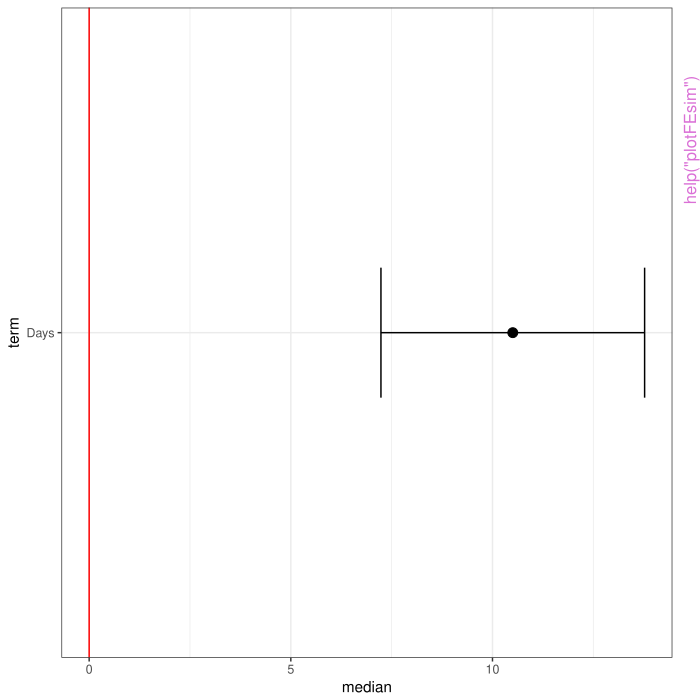

Here is the R script that generated this plot:
pkgname <- "merTools"
source(file.path(R.home("share"), "R", "examples-header.R"))
options(warn = 1)
library('merTools')

base::assign(".oldSearch", base::search(), pos = 'CheckExEnv')
cleanEx()
nameEx("FEsim")
### * FEsim

flush(stderr()); flush(stdout())

### Name: FEsim
### Title: Simulate fixed effects from merMod 'FEsim' simulates fixed
###   effects from merMod object posterior distributions
### Aliases: FEsim

### ** Examples

require(lme4)
m2 <- lmer(Reaction ~ Days + (Days | Subject), sleepstudy)
fe2 <- FEsim(m2, 25)
head(fe2)



cleanEx()
nameEx("ICC")
### * ICC

flush(stderr()); flush(stdout())

### Name: ICC
### Title: Calculate the intraclass correlation using mixed effect models
### Aliases: ICC

### ** Examples

data(sleepstudy)
ICC(outcome = "Reaction", group = "Subject", data = sleepstudy)



cleanEx()
nameEx("REcorrExtract")
### * REcorrExtract

flush(stderr()); flush(stdout())

### Name: REcorrExtract
### Title: Extract the correlations between the slopes and the intercepts
###   from a model
### Aliases: REcorrExtract

### ** Examples

fm1 <- lmer(Reaction ~ Days + (Days | Subject), sleepstudy)
REcorrExtract(fm1)



cleanEx()
nameEx("REextract")
### * REextract

flush(stderr()); flush(stdout())

### Name: REextract
### Title: Extracts random effects
### Aliases: REextract

### ** Examples

require(lme4)
m2 <- lmer(Reaction ~ Days + (Days | Subject), sleepstudy)
rfx <- REextract(m2)
#Note the column names
head(rfx)



cleanEx()
nameEx("REimpact")
### * REimpact

flush(stderr()); flush(stdout())

### Name: REimpact
### Title: Calculate the weighted mean of fitted values for various levels
###   of random effect terms.
### Aliases: REimpact

### ** Examples

#For a one-level random intercept model
require(lme4)
m1 <- lmer(Reaction ~ Days + (1 | Subject), sleepstudy)
(m1.er <- REimpact(m1, newdata = sleepstudy[1, ], breaks = 2))

#For a one-level random intercept model with multiple random terms
m2 <- lmer(Reaction ~ Days + (Days | Subject), sleepstudy)
#ranked by the random slope on Days
(m2.er1 <- REimpact(m2,  newdata = sleepstudy[1, ],
           groupFctr = "Subject", term="Days"))
#ranked by the random intercept
(m2.er2 <- REimpact(m2, newdata = sleepstudy[1, ],
             groupFctr = "Subject", term="int"))
## Not run: 
##D # You can also pass additional arguments to predictInterval through REimpact
##D g1 <- lmer(y ~ lectage + studage + (1|d) + (1|s), data=InstEval)
##D zed <- REimpact(g1, newdata = InstEval[9:12, ], groupFctr = "d", n.sims = 50,
##D                 include.resid.var = TRUE)
##D zed2 <- REimpact(g1, newdata = InstEval[9:12, ], groupFctr = "s", n.sims = 50,
##D                  include.resid.var = TRUE)
##D zed3 <- REimpact(g1, newdata = InstEval[9:12, ], groupFctr = "d", breaks = 5,
## End(Not run)




cleanEx()
nameEx("REquantile")
### * REquantile

flush(stderr()); flush(stdout())

### Name: REquantile
### Title: Identify group level associated with RE quantile
### Aliases: REquantile

### ** Examples

fm1 <- lmer(Reaction ~ Days + (Days | Subject), sleepstudy)
REquantile(fm1, quantile = 0.25, groupFctr = "Subject")
REquantile(fm1, quantile = 0.25, groupFctr = "Subject", term = "Days")



cleanEx()
nameEx("REsdExtract")
### * REsdExtract

flush(stderr()); flush(stdout())

### Name: REsdExtract
### Title: Extract the standard deviation of the random effects from a
###   merMod object
### Aliases: REsdExtract

### ** Examples

fm1 <- lmer(Reaction ~ Days + (Days | Subject), sleepstudy)
REsdExtract(fm1)



cleanEx()
nameEx("REsim")
### * REsim

flush(stderr()); flush(stdout())

### Name: REsim
### Title: Simulate random effects from merMod 'REsim' simulates random
###   effects from merMod object posterior distributions
### Aliases: REsim

### ** Examples

require(lme4)
m2 <- lmer(Reaction ~ Days + (Days | Subject), sleepstudy)
re2 <- REsim(m2, 25)
head(re2)



cleanEx()
nameEx("RMSE.merMod")
### * RMSE.merMod

flush(stderr()); flush(stdout())

### Name: RMSE.merMod
### Title: Estimate the Root Mean Squared Error (RMSE) for a lmerMod
### Aliases: RMSE.merMod

### ** Examples

require(lme4)
m2 <- lmer(Reaction ~ Days + (Days | Subject), sleepstudy)
RMSE.merMod(m2)



cleanEx()
nameEx("VarCorr.merModList")
### * VarCorr.merModList

flush(stderr()); flush(stdout())

### Name: VarCorr.merModList
### Title: Extract the variances and correlations for random effects from a
###   merMod list
### Aliases: VarCorr.merModList

### ** Examples

sim_list <- replicate(n = 10,
        expr = sleepstudy[sample(row.names(sleepstudy), 180),],
        simplify=FALSE)
fml <- "Reaction ~ Days + (Days | Subject)"
mod <- lmerModList(fml, data = sim_list)
VarCorr(mod)



cleanEx()
nameEx("draw")
### * draw

flush(stderr()); flush(stdout())

### Name: draw
### Title: Draw a single observation out of an object matching some
###   criteria
### Aliases: draw draw.merMod

### ** Examples

fm1 <- lmer(Reaction ~ Days + (Days | Subject), sleepstudy)
# Random case
draw(fm1, type = "random")
# Average
draw(fm1, type = "average")
# Subset
draw(fm1, type = "average", varList = list("Subject" = "308"))




cleanEx()
nameEx("expectedRank")
### * expectedRank

flush(stderr()); flush(stdout())

### Name: expectedRank
### Title: Calculate the expected rank of random coefficients that account
###   for uncertainty.
### Aliases: expectedRank

### ** Examples

#For a one-level random intercept model
require(lme4)
m1 <- lmer(Reaction ~ Days + (1 | Subject), sleepstudy)
(m1.er <- expectedRank(m1))

#For a one-level random intercept model with multiple random terms
require(lme4)
m2 <- lmer(Reaction ~ Days + (Days | Subject), sleepstudy)
#ranked by the random slope on Days
(m2.er1 <- expectedRank(m2, term="Days"))
#ranked by the random intercept
(m2.er2 <- expectedRank(m2, term="int"))

## Not run: 
##D #For a two-level model with random intercepts
##D require(lme4)
##D m3 <- lmer(y ~ service * dept + (1|s) + (1|d), InstEval)
##D #Ranked by the random intercept on 's'
##D (m3.er1 <- expectedRank(m3, groupFctr="s", term="Intercept"))
## End(Not run)



cleanEx()
nameEx("fastdisp")
### * fastdisp

flush(stderr()); flush(stdout())

### Name: fastdisp
### Title: fastdisp: faster display of model summaries
### Aliases: fastdisp fastdisp.merMod fastdisp.merModList

### ** Examples

## Not run: 
##D #Compare the time for displaying this modest model
##D require(arm)
##D m1 <- lmer(y ~ lectage + studage + (1|d) + (1|s), data=InstEval)
##D system.time(display(m1))
##D system.time(fastdisp(m1))
## End(Not run)



cleanEx()
nameEx("fixef.merModList")
### * fixef.merModList

flush(stderr()); flush(stdout())

### Name: fixef.merModList
### Title: Extract fixed-effects estimates for a merModList
### Aliases: fixef.merModList

### ** Examples

sim_list <- replicate(n = 10,
        expr = sleepstudy[sample(row.names(sleepstudy), 180),],
        simplify=FALSE)
fml <- "Reaction ~ Days + (Days | Subject)"
mod <- lmerModList(fml, data = sim_list)
fixef(mod)



cleanEx()
nameEx("hsb")
### * hsb

flush(stderr()); flush(stdout())

### Name: hsb
### Title: A subset of data from the 1982 High School and Beyond survey
###   used as examples for HLM software
### Aliases: hsb
### Keywords: datasets

### ** Examples

data(hsb)
head(hsb)



cleanEx()
nameEx("merModList")
### * merModList

flush(stderr()); flush(stdout())

### Name: lmerModList
### Title: Apply a multilevel model to a list of data frames
### Aliases: lmerModList blmerModList glmerModList bglmerModList

### ** Examples

sim_list <- replicate(n = 10,
        expr = sleepstudy[sample(row.names(sleepstudy), 180),],
        simplify=FALSE)
fml <- "Reaction ~ Days + (Days | Subject)"
mod <- lmerModList(fml, data = sim_list)
summary(mod)



cleanEx()
nameEx("modelFixedEff")
### * modelFixedEff

flush(stderr()); flush(stdout())

### Name: modelFixedEff
### Title: Extract averaged fixed effect parameters across a list of merMod
###   objects
### Aliases: modelFixedEff

### ** Examples

sim_list <- replicate(n = 10,
        expr = sleepstudy[sample(row.names(sleepstudy), 180),],
        simplify=FALSE)
fml <- "Reaction ~ Days + (Days | Subject)"
mod <- lmerModList(fml, data = sim_list)
modelFixedEff(mod)



cleanEx()
nameEx("modelInfo")
### * modelInfo

flush(stderr()); flush(stdout())

### Name: modelInfo
### Title: Extract model information from a merMod
### Aliases: modelInfo

### ** Examples

sim_list <- replicate(n = 10,
        expr = sleepstudy[sample(row.names(sleepstudy), 180),],
        simplify=FALSE)
fml <- "Reaction ~ Days + (Days | Subject)"
mod <- lmerModList(fml, data = sim_list)
modelInfo(mod[[1]])
lapply(mod, modelInfo)



cleanEx()
nameEx("modelRandEffStats")
### * modelRandEffStats

flush(stderr()); flush(stdout())

### Name: modelRandEffStats
### Title: Extract data.frame of random effect statistics from merMod List
### Aliases: modelRandEffStats

### ** Examples

sim_list <- replicate(n = 10,
        expr = sleepstudy[sample(row.names(sleepstudy), 180),],
        simplify=FALSE)
fml <- "Reaction ~ Days + (Days | Subject)"
mod <- lmerModList(fml, data = sim_list)
modelRandEffStats(mod)



cleanEx()
nameEx("plotFEsim")
### * plotFEsim

flush(stderr()); flush(stdout())

### Name: plotFEsim
### Title: Plot the results of a simulation of the fixed effects
### Aliases: plotFEsim

### ** Examples

 fm1 <- lmer(Reaction ~ Days + (Days | Subject), sleepstudy)
 (p1 <- plotFEsim(FEsim(fm1)))



cleanEx()
nameEx("plotREsim")
### * plotREsim

flush(stderr()); flush(stdout())

### Name: plotREsim
### Title: Plot the results of a simulation of the random effects
### Aliases: plotREsim

### ** Examples

 fm1 <- lmer(Reaction ~ Days + (Days | Subject), sleepstudy)
 (p1 <- plotREsim(REsim(fm1)))
 #Plot just the random effects for the Days slope
 (p2 <- plotREsim(REsim(fm1), facet= list(groupFctr= "Subject", term= "Days")))



cleanEx()
nameEx("predictInterval")
### * predictInterval

flush(stderr()); flush(stdout())

### Name: predictInterval
### Title: Predict from merMod objects with a prediction interval
### Aliases: predictInterval

### ** Examples

m1 <- lmer(Reaction ~ Days + (1 | Subject), sleepstudy)
regFit <- predict(m1, newdata = sleepstudy[11, ]) # a single value is returned
intFit <- predictInterval(m1, newdata = sleepstudy[11, ]) # bounded values
# Can do glmer
d1 <- cbpp
d1$y <- d1$incidence / d1$size
 gm2 <- glmer(y ~ period + (1 | herd), family = binomial, data = d1,
               nAGQ = 9, weights = d1$size)
 regFit <- predict(gm2, newdata = d1[1:10, ])
 # get probabilities
 regFit <- predict(gm2, newdata = d1[1:10, ], type = "response")
 intFit <- predictInterval(gm2, newdata = d1[1:10, ], type = "probability")
 intFit <- predictInterval(gm2, newdata = d1[1:10, ], type = "linear.prediction")



cleanEx()
nameEx("print.merModList")
### * print.merModList

flush(stderr()); flush(stdout())

### Name: print.merModList
### Title: Print the results of a merMod list
### Aliases: print.merModList

### ** Examples

sim_list <- replicate(n = 10,
        expr = sleepstudy[sample(row.names(sleepstudy), 180),],
        simplify=FALSE)
fml <- "Reaction ~ Days + (Days | Subject)"
mod <- lmerModList(fml, data = sim_list)
print(mod)



cleanEx()
nameEx("ranef.merModList")
### * ranef.merModList

flush(stderr()); flush(stdout())

### Name: ranef.merModList
### Title: Extract random-effects estimates for a merModList
### Aliases: ranef.merModList

### ** Examples

sim_list <- replicate(n = 10,
        expr = sleepstudy[sample(row.names(sleepstudy), 180),],
        simplify=FALSE)
fml <- "Reaction ~ Days + (Days | Subject)"
mod <- lmerModList(fml, data = sim_list)
ranef(mod)



cleanEx()
nameEx("subBoot")
### * subBoot

flush(stderr()); flush(stdout())

### Name: subBoot
### Title: Bootstrap a subset of an lme4 model
### Aliases: subBoot

### ** Examples

## Not run: 
##D (fm1 <- lmer(Reaction ~ Days + (Days | Subject), sleepstudy))
##D resultMatrix <- subBoot(fm1, n = 160, FUN = thetaExtract, R = 20)
## End(Not run)



cleanEx()
nameEx("summary.merModList")
### * summary.merModList

flush(stderr()); flush(stdout())

### Name: summary.merModList
### Title: Summarize a merMod list
### Aliases: summary.merModList

### ** Examples

sim_list <- replicate(n = 10,
        expr = sleepstudy[sample(row.names(sleepstudy), 180),],
        simplify=FALSE)
fml <- "Reaction ~ Days + (Days | Subject)"
mod <- lmerModList(fml, data = sim_list)
summary(mod)



cleanEx()
nameEx("superFactor")
### * superFactor

flush(stderr()); flush(stdout())

### Name: superFactor
### Title: Create a factor with unobserved levels
### Aliases: superFactor

### ** Examples

regularFactor <- c("A", "B", "C")
regularFactor <- factor(regularFactor)
levels(regularFactor)
# Now make it super
newLevs <- c("D", "E", "F")
regularFactor <- superFactor(regularFactor, fullLev = newLevs)
levels(regularFactor) # now super



cleanEx()
nameEx("thetaExtract")
### * thetaExtract

flush(stderr()); flush(stdout())

### Name: thetaExtract
### Title: Extract theta parameters from a merMod model
### Aliases: thetaExtract

### ** Examples

(fm1 <- lmer(Reaction ~ Days + (Days | Subject), sleepstudy))
thetaExtract(fm1) #(a numeric vector of the covariance parameters)



cleanEx()
nameEx("wiggle")
### * wiggle

flush(stderr()); flush(stdout())

### Name: wiggle
### Title: Assign an observation to different values
### Aliases: wiggle

### ** Examples

data(iris)
wiggle(iris[3,], varlist = "Sepal.Width", valueslist = list(c(1, 2, 3, 5)))
wiggle(iris[3:5,], "Sepal.Width", valueslist = list(c(1, 2, 3, 5)))
wiggle(iris[3,], c("Sepal.Width", "Petal.Length"), list(c(1,2,3,5), c(3,5,6)))
wiggle(iris[3:5,], c("Sepal.Width", "Petal.Length"), list(c(1,2,3,5), c(3,5,6)))



### * <FOOTER>
###
options(digits = 7L)
base::cat("Time elapsed: ", proc.time() - base::get("ptime", pos = 'CheckExEnv'),"\n")
grDevices::dev.off()
###
### Local variables: ***
### mode: outline-minor ***
### outline-regexp: "\\(> \\)?### [*]+" ***
### End: ***
quit('no')
